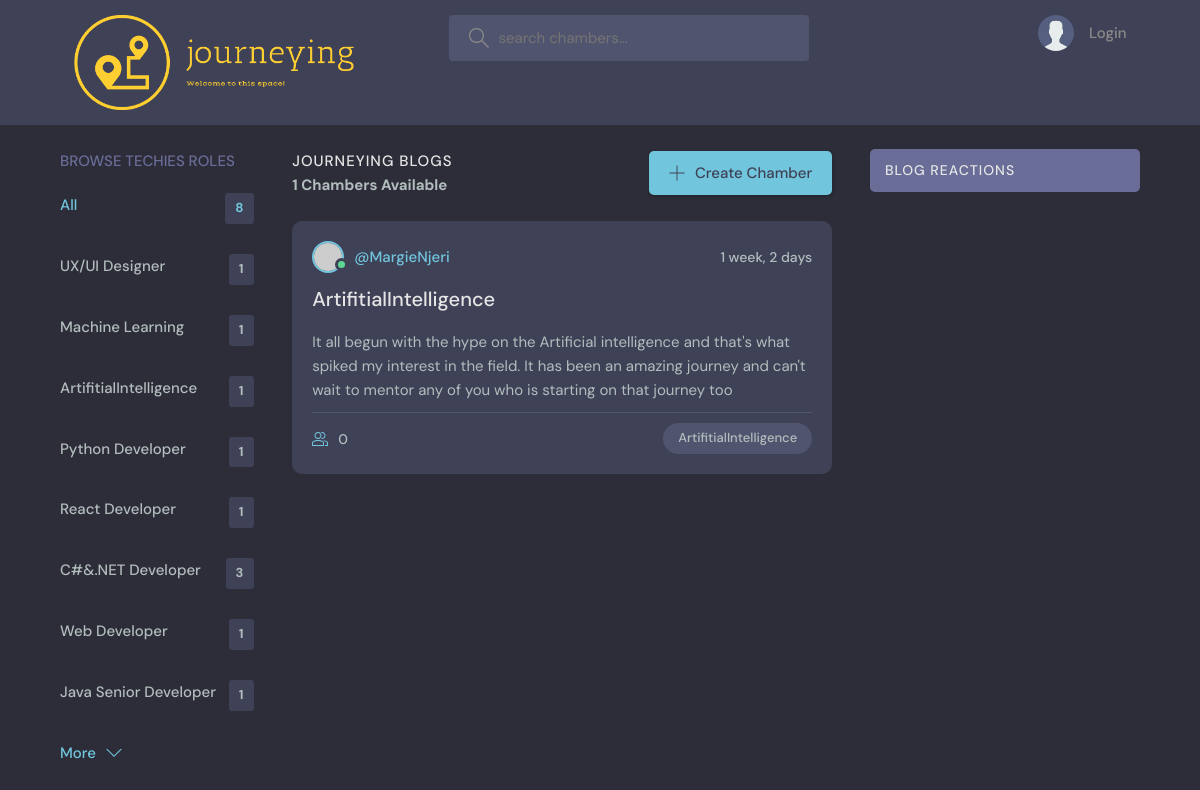
The app's page /?q=ArtifitialIntelligence with its own data.
### journeyingblogs/models.py (models this page shows, shortened)
class Topic(models.Model):
    name = models.CharField(max_length=200)

class Chamber(models.Model):
    host = models.ForeignKey(User, on_delete=models.SET_NULL, null=True)
    topic = models.ForeignKey(Topic, on_delete=models.SET_NULL, null=True)
    name = models.CharField(max_length=200)
    description = models.TextField(null=True, blank=True)
    techiesspace = models.ManyToManyField(User, related_name='techiesspace', blank=True)
    updated = models.DateTimeField(auto_now=True)
    created = models.DateTimeField(auto_now_add=True)
    class Meta:
       ordering = ['-updated', '-created']

### journeyingblogs/views.py (the view)
# urls.py: path('', views.home, name='homepage'),
def home(request):
    q = request.GET.get('q') if request.GET.get('q') != None else ''
    chambers = Chamber.objects.filter(
                                      Q(topic__name__icontains=q) |
                                      Q(name__icontains=q) |
                                      Q(description__icontains=q)
                                      )
    topics = Topic.objects.all()
    chamber_count = chambers.count()
    chamber_reactions = Message.objects.filter(Q(chamber__topic__name__icontains=q))
    context = {'chambers': chambers, 'topics': topics,
               'chamber_count': chamber_count, 'chamber_reactions':chamber_reactions}
    return render(request, 'journeyingblogs/home.html', context)

### journeyingblogs/templates/journeyingblogs/home.html (shortened to what this page needs)
{% extends 'main.html' %}
{% block content %}
    <main class="layout layout--3">
      <div class="container">
       {% include 'journeyingblogs/topics.html' %}
        <div class="roomList">
          <div class="roomList__header">
            <div>
              <h2>Journeying Blogs</h2>
              <h5>{{chamber_count}} Chambers Available</h5>
            </div>
            <a class="btn btn--main" href="{% url 'create-chamber' %}">
              <svg version="1.1" xmlns="http://www.w3.org/2000/svg" width="32" height="32" viewBox="0 0 32 32">
                <title>add</title>
                <path
                  d="M16.943 0.943h-1.885v14.115h-14.115v1.885h14.115v14.115h1.885v-14.115h14.115v-1.885h-14.115v-14.115z"
                ></path>
              </svg>
              Create Chamber
            </a>
          </div>
          {%include 'journeyingblogs/content.html' %}
         </div>
        <div>
          {% include 'journeyingblogs/reactions.html' %}
        </div>
      </div>
    </main>
{% endblock%}

### journeyingblogs/templates/journeyingblogs/topics.html
<div class="topics">
     <div class="topics__header">
          <h2>Browse Techies Roles</h2>
         </div>
                <ul class="topics__list">
                  <li>
                    <a href="{% url 'homepage' %}" class="active">All <span>{{topics.count}}</span></a>
                  </li>
                  {% for topic in topics %}
                  <li>
                    <a href="{% url 'homepage' %}?q={{topic.name}}">{{topic.name}}<span>{{topic.chamber_set.all.count}}</span></a>
                  </li>
                  {% endfor %}
                </ul>
                <a class="btn btn--link" href="topics.html">
                  More
                  <svg version="1.1" xmlns="http://www.w3.org/2000/svg" width="32" height="32" viewBox="0 0 32 32">
                    <title>chevron-down</title>
                    <path d="M16 21l-13-13h-3l16 16 16-16h-3l-13 13z"></path>
                  </svg>
                </a>
              </div>

### journeyingblogs/templates/journeyingblogs/content.html (shortened to what this page needs)
{% for chamber in chambers %}
<div class="roomListRoom">
    <div class="roomListRoom__header">
      <a href="{% url 'user-profile' chamber.host.id %}" class="roomListRoom__author">
        <div class="avatar avatar--small active">
          <img src="https://randomuser.me/api/portraits/men/11.jpg" />
        </div>
        <span>@{{chamber.host.username}}</span>
      </a>
      <div class="roomListRoom__actions">
        <span>{{chamber.created|timesince}}</span>
      </div>
    </div>
    <div class="roomListRoom__content">
      <a href="{% url 'chamber' chamber.id %}">{{chamber.topic.name}}</a>
      <p>
        {{chamber.description}}
      </p>
    </div>
    <div class="roomListRoom__meta">
      <a href="{% url 'chamber' chamber.id %}" class="roomListRoom__joined">
        {{chamber.techiesspace.all.count}}
      </a>
      <p class="roomListRoom__topic">{{chamber.topic.name}}</p>
    </div>
  </div>
{% endfor %}

### static/styles/style.css (style rules this page uses)
:root { --color-main: #71c6dd; --color-main-light: #e1f6fb; --color-dark: #3f4156; --color-dark-medium: #51546e; --color-dark-light: #696d97; --color-light: #e5e5e5; --color-gray: #8b8b8b; --color-light-gray: #b2bdbd; --color-bg: #2d2d39; --color-success: #5dd693; --color-error: #fc4b0b; }
* { font-family: "DM Sans", -apple-system, BlinkMacSystemFont, "Segoe UI", Roboto, Oxygen, Ubuntu, Cantarell, "Open Sans", "Helvetica Neue", sans-serif; margin: 0; padding: 0; box-sizing: border-box; text-rendering: optimizeLegibility; font-size: inherit; }
html { font-size: 56.25%; }
@media only screen and (min-width: 1200px) { html { font-size: 62.5%; } }
body { line-height: 1.6; font-weight: 400; font-size: 1.5rem; color: var(--color-light-gray); background-color: var(--color-bg); min-height: 100vh; }
img { width: 100%; }
a { display: inline-block; color: var(--color-main); text-decoration: none; }
.container { max-width: 120rem; width: 90%; margin: auto; }
.btn { background-color: transparent; border: none; display: inline-flex; align-items: center; gap: 1rem; cursor: pointer; transition: all ease-in-out 0.3s; padding: 1rem 2rem; border-radius: 5px; box-shadow: 1px 1px 3px 1px rgba(0, 0, 0, 0.15); font-weight: 500; }
.btn--link { border-radius: 0; padding: 0; color: var(--color-main); box-shadow: none; }
.btn--main { background-color: var(--color-main); color: var(--color-dark); }
.btn > svg { fill: currentColor; width: 1.6rem; height: 1.6rem; }
.avatar { position: relative; display: inline-block; border-radius: 50%; border: 2px solid var(--color-main); }
.avatar img { display: block; border-radius: 50%; object-fit: cover; object-position: center; }
.avatar::after { content: ""; display: block; position: absolute; background-color: var(--color-gray); z-index: 111; border-radius: 50%; border: 0.3rem solid var(--color-dark); }
.avatar.active::after { background-color: var(--color-success); }
.avatar.avatar--small img { width: 2.8rem; height: 2.8rem; }
.avatar.avatar--small:after { width: 0.7rem; height: 0.7rem; bottom: 0px; right: -6px; }
.layout { margin-top: 2.4rem; min-height: 70vh; }
.layout > .container { display: flex; justify-content: space-between; align-items: flex-start; min-height: 90vh; }
.layout--3 > .container > div:first-child { flex-basis: 18%; max-width: 22.5rem; }
.layout--3 > .container > div:nth-child(2) { flex-basis: 50%; }
.layout--3 > .container > div:last-child { flex-basis: 25%; }
.topics__header { margin-bottom: 2rem; }
.topics__header h2 { text-transform: uppercase; font-weight: 500; color: var(--color-dark-light); }
.topics__list { list-style: none; }
.topics__list li a { display: flex; justify-content: space-between; margin-bottom: 3rem; font-weight: 500; color: var(--color-light-gray); transition: all 0.3s ease-in-out; }
.topics__list li a.active, .topics__list li a:hover { color: var(--color-main); }
.topics__list li a span { padding: 0.5rem 1rem; background-color: var(--color-dark); border-radius: 3px; font-size: 1.3rem; font-weight: 700; letter-spacing: 1px; }
.roomList__header { display: flex; justify-content: space-between; align-items: center; margin-bottom: 2.4rem; }
.roomList__header h2 { text-transform: uppercase; font-weight: 500; color: var(--color-light); letter-spacing: 1px; }
.roomListRoom { margin-bottom: 2.4rem; background-color: var(--color-dark); border-radius: 1rem; padding: 2rem; }
.roomListRoom__header { display: flex; justify-content: space-between; align-items: center; }
.roomListRoom__author { font-weight: 500; display: flex; align-items: center; gap: 1rem; }
.roomListRoom__actions { display: flex; align-items: flex-start; gap: 1rem; position: relative; }
.roomListRoom__actions span { font-size: 1.4rem; font-weight: 500; }
.roomListRoom__content { margin: 1rem 0; }
.roomListRoom__content a { font-size: 2rem; font-weight: 500; margin-bottom: 1.5rem; color: var(--color-light); transition: all 0.3s ease-in-out; }
.roomListRoom__meta { border-top: 1px solid var(--color-dark-medium); padding-top: 1rem; display: flex; align-items: center; justify-content: space-between; }
.roomListRoom__joined { color: var(--color-light-gray); display: flex; align-items: center; gap: 1rem; font-size: 1.4rem; font-weight: 500; }
.roomListRoom__joined svg { fill: var(--color-main); width: 1.6rem; height: 1.6rem; }
.roomListRoom__topic { padding: 5px 1.5rem; background-color: var(--color-dark-medium); border-radius: 5rem; font-weight: 500; font-size: 1.3rem; }

### records on screen
Topic: name "UX/UI Designer", chamber_set.all.count "1"
Topic: name "Machine Learning", chamber_set.all.count "1"
Topic: name "ArtifitialIntelligence", chamber_set.all.count "1"
Topic: name "Python Developer", chamber_set.all.count "1"
Topic: name "React Developer", chamber_set.all.count "1"
Topic: name "C#&.NET Developer", chamber_set.all.count "3"
Topic: name "Web Developer", chamber_set.all.count "1"
Topic: name "Java Senior Developer", chamber_set.all.count "1"
Chamber: host.username "MargieNjeri", created "1 week, 2 days", topic.name "ArtifitialIntelligence", description "It all begun with the hype on the Artificial intelligence and that's what spiked my interest in the field. It has been an amazing journey and can't wait to mentor any of you who is starting on that journey too", techiesspace.all.count "0"

### other values on screen
{{ topics.count }} "8"
{{ chamber_count }} "1"
